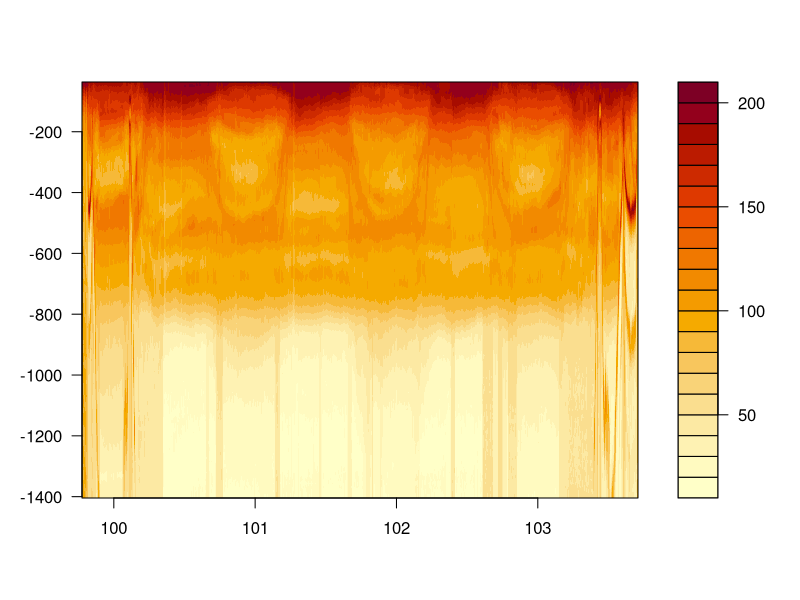

This figure's R source:
library(ncdf4)

setwd("~/Code/PublishedProjects/ADCP_SSL_Depth/RCode")

nc<-nc_open("../data/01540.nc")
time<-nc$dim$time$vals
depth_cell<-nc$dim$depth_cell$vals

depths<-ncvar_get(nc, varid="depth", start=c(1,1), count=c(115,1134))
colnames(depths)<-time
rownames(depths)<-depth_cell
depthlist<-apply(depths, MARGIN=1, FUN=mean)
#depths<-t(depths)
#depths<-depths[,ncol(depths):1]
#filled.contour(x=as.numeric(rownames(depths)), y=as.numeric(colnames(depths))*-1, z=depths)

amp<-ncvar_get(nc, varid="amp", start=c(1,1), count=c(115,1134))
colnames(amp)<-time
rownames(amp)<-depthlist

quartz()
amp<-t(amp)
amp<-amp[,ncol(amp):1]
filled.contour(x=as.numeric(rownames(amp)), y=as.numeric(colnames(amp))*-1, z=amp)
